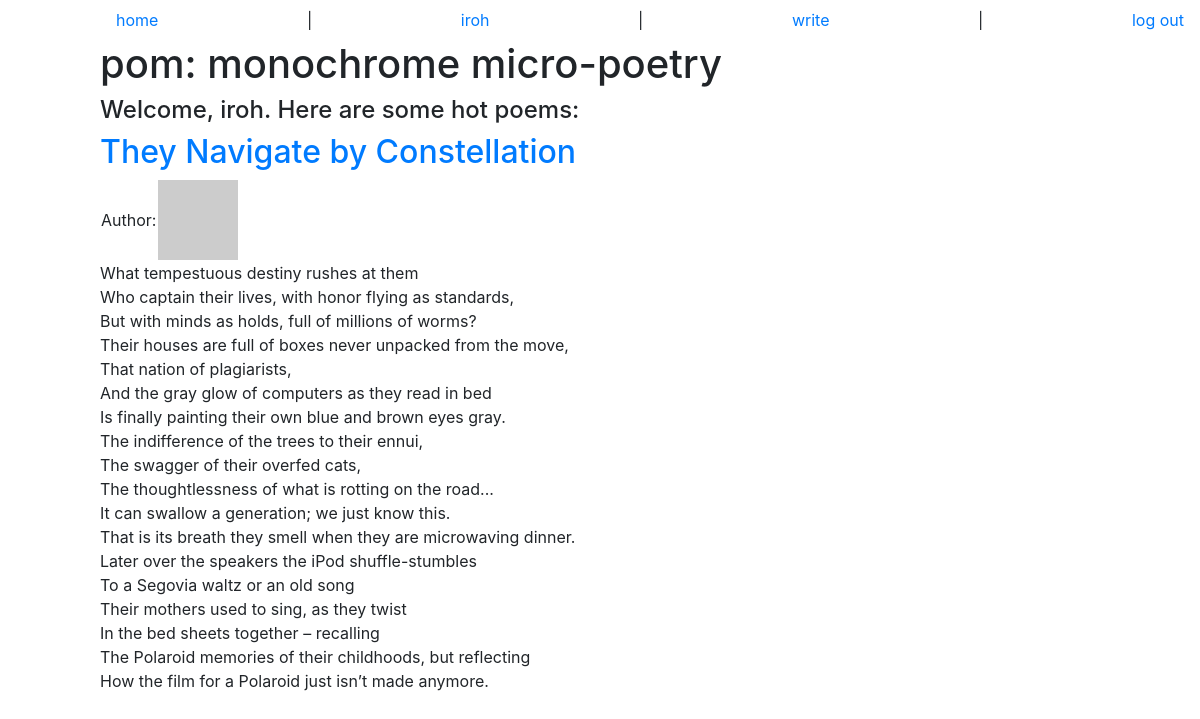
Page /index (signed in) on the committed database.
### app/models.py (models this page shows, shortened)
class User(db.Model, UserMixin):
    __tablename__ = 'users'
    id = db.Column(db.Integer, primary_key=True)
    nickname = db.Column(db.String(120), index=True, unique=True)
    pwdhash = db.Column(db.String(60))
    poems = db.relationship('Poem', backref='author', lazy='dynamic')
    email = db.Column(db.String(120), index=True, unique=False)
    activate = db.Column(db.Boolean)
    created = db.Column(db.DateTime)
    about_me = db.Column(db.String(140))
    last_seen = db.Column(db.DateTime)
    def avatar(self, size=64):
        return 'https://www.gravatar.com/avatar/%s?d=mm&s=%d' % (md5(self.email.encode('utf-8')).hexdigest(), size)
    @property
    def is_authenticated(self):
        return True

class Poem(db.Model):
    id = db.Column(db.Integer, primary_key=True)
    name = db.Column(db.String(120), index=True)
    body = db.Column(db.String(1400))
    timestamp = db.Column(db.DateTime)
    user_id = db.Column(db.Integer, db.ForeignKey('users.id'))
    @property
    def body_lines(self):
        return self.body.split("\n")

### app/views.py (the view)
@app.route('/')
@app.route('/index')
def index():
    poems = Poem.query.order_by(Poem.timestamp.desc()).all()
    return render_template('index.html', poems=poems, verbose=True)

### app/models.py (called while the page is built)
@login_manager.user_loader
def load_user(user_id):
    return User.query.get(int(user_id))

### app/views.py (called while the page is built)
@app.before_request
def before_request():
    g.user = current_user
    if g.user.is_authenticated:
        g.user.last_seen = datetime.utcnow()
        db.session.add(g.user)
        db.session.commit()

### app/templates/index.html (shortened to what this page needs)
{% extends "base.html" %}
{% block content %}
    <div class="header">
        <h1>pom: monochrome micro-poetry</h1>
        <h4>Welcome,
        {% if g.user and g.user.is_authenticated %}
            {{ g.user.nickname }}.
        {% else %}
            stranger.
        {% endif %}Here are some hot poems:</h4>
    </div>
    <div class="poems">
        {% for poem in poems %}
            {% include "poem.html" %}
        {% endfor %}
    </div>
{% endblock %}

### app/templates/base.html (shortened to what this page needs)
<!doctype html>
<html><head>
    <link rel="stylesheet" type="text/css" href="{{url_for('.static', filename='bower_components/bootstrap/dist/css/bootstrap.css')}}">
    <link rel="stylesheet" type="text/css" href="{{url_for('.static', filename='css/main.css')}}">
</head>
<body>
    <div class="navbar">
        <a href="{{ url_for('index') }}">home</a>
        {% if not g.user.is_authenticated %}
            | <a href="{{ url_for('create') }}">create</a>
            | <a href="{{ url_for('login') }}">log in</a>
        {% else %}
            | <a href="{{ url_for('user', nickname=g.user.nickname) }}">{{ g.user.nickname }}</a>
            | <a href="{{ url_for('new_poem') }}">write</a>
            | <a href="{{ url_for('logout') }}">log out</a>
        {% endif %}
    </div>
    {% block content %}
    {% endblock %}
</body></html>

### app/templates/poem.html (shortened to what this page needs)
<div class="poem">
    {% if poem_main %}
        <h1>{{ poem.name }}</h1>
    {% else %}
        <a href="{{ url_for('poem', poem_id=poem.id) }}"><h2>{{ poem.name }}</h2></a>
    {% endif %}
    {% if verbose %}
        <table><tr><td>Author:</td><td><a href="{{ url_for('user', nickname=poem.author.nickname) }}">
            {% if poem.author.avatar %}
                <img src="{{ poem.author.avatar(64) }}">
            {% else %}
                {{ poem.author.nickname }}
            {% endif %}
        </a></td></tr></table>
    {% endif %}
    <p>{% for line in poem.body_lines %}
        {{ line }} <br>
    {% endfor %}</p>
</div>

### app/static/css/main.css (style rules this page uses)
body { padding-left: 100px; }

### rows in the picture
User: user.nickname "iroh"
Poem: name "They Navigate by Constellation", body_lines "What tempestuous destiny rushes at them" "Who captain their lives, with honor flying as standards," "But with minds as holds, full of millions of worms?" "Their houses are full of boxes never unpacked from the move," "That nation of plagiarists," "And the gray glow of computers as they read in bed" "Is finally painting their own blue and brown eyes gray." "The indifference of the trees to their ennui," "The swagger of their overfed cats," "The thoughtlessness of what is rotting on the road..." "It can swallow a generation; we just know this." "That is its breath they smell when they are microwaving dinner." "Later over the speakers the iPod shuffle-stumbles" "To a Segovia waltz or an old song" "Their mothers used to sing, as they twist" "In the bed sheets together – recalling" "The Polaroid memories of their childhoods, but reflecting" "How the film for a Polaroid just isn’t made anymore."
